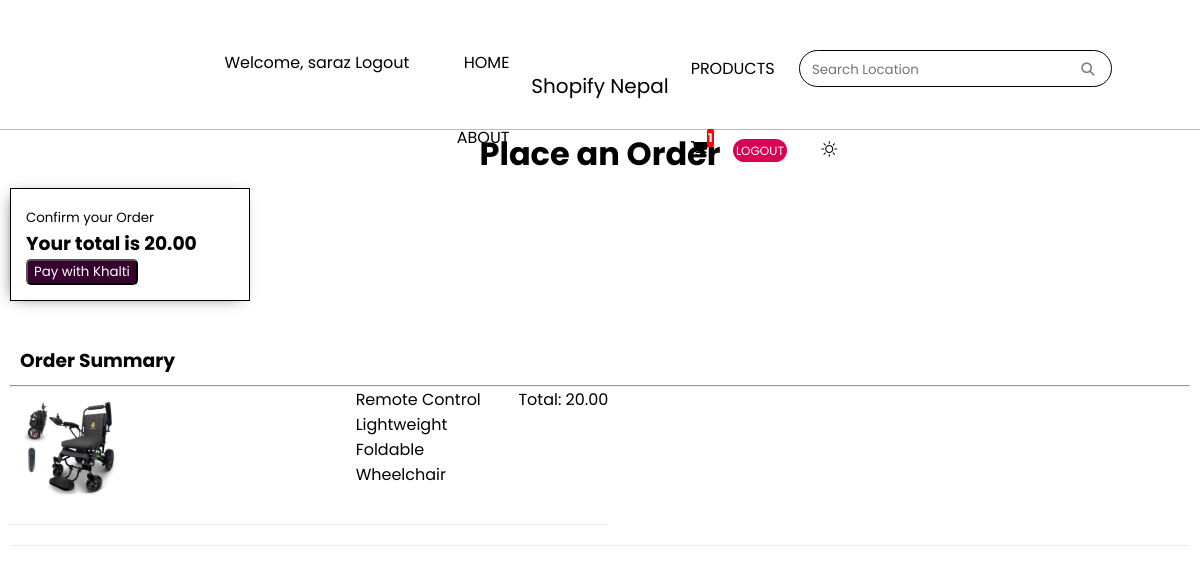
Page /viewPage/ (signed in) on the earlier database version.
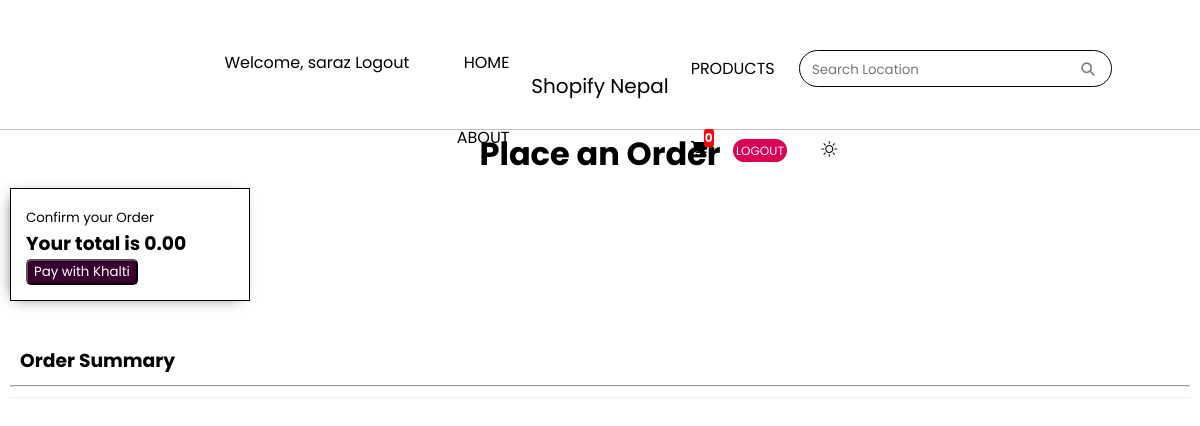
Same page on the later database version.
### stroll1/models.py (models this page shows, shortened)
class Order(models.Model):
    date_ordered = models.DateTimeField(auto_now_add=True, null=True)
    customer = models.ForeignKey(Customer, on_delete= models.SET_NULL, blank=True, null=True)
    complete = models.BooleanField(default=False, null=True, blank=True )
    transaction_id = models.CharField(max_length = 200, null=True)
    payment_method = models.CharField(max_length=20, choices = METHOD, default="Cash on delivery")
    payment_completed = models.BooleanField(default=False, null=True, blank=True)
    @property
    def get_cart_total(self):
        orderitems = self.orderitem_set.all()
        total = sum(orderitem.get_total for orderitem in orderitems)
        return total
    @property
    def get_cart_items_number(self):
        orderitems = self.orderitem_set.all()
        total = sum(orderitem.quantity for orderitem in orderitems)
        return total

class OrderItem(models.Model):
        product = models.ForeignKey(product, on_delete=models.CASCADE, null=True, blank=True)
        order = models.ForeignKey(Order, on_delete=models.CASCADE, null=True, blank=True)
        quantity = models.IntegerField(default=0, null=True, blank=True)
        date_added = models.DateTimeField(auto_now_add=True)
        @property
        def get_total(self):
            total = self.quantity * self.product.price
            return total

class product(models.Model):
        name = models.CharField(max_length = 200, null=True, blank=True)
        price = models.FloatField(max_length = 200, null=True, blank=True)
        image = models.ImageField(null=True, blank=True)
        category = models.ForeignKey(Category, models.CASCADE, null=True, blank=True)
        featured = models.BooleanField(default=False, null=True, blank=True )
        @property
        def imageURL(self):
            try:
                url= self.image.url
            except:
                url = ''
            return url

### stroll1/views.py (the view)
# urls.py: path("viewPage/", views.viewPage, name="viewPage"),
def viewPage(request):
    if request.user.is_authenticated:
        customer = request.user.customer
        order, created = Order.objects.get_or_create(customer= customer, complete=False)
        items = order.orderitem_set.all()
        cartItems = order.get_cart_items_number
    else:
        items=[]
        order = {'get_cart_total': 0, 'get_cart_items_number': 0}
        cartItems = order['get_cart_items_number']
    form = OrderForm()
    context = {'items': items, 'order': order, 'cartItems': cartItems, "form":form}
    return render(request, "view.html", context)

### stroll1/forms.py
class OrderForm(forms.ModelForm):
    class Meta:
        model = Order
        fields = ['payment_method', 'payment_completed']

### Templates/view.html (shortened to what this page needs)
{% extends 'base.html' %}
{% load static %}
	{% block content %}
	<h1 style="text-align: center;">Place an Order</h1>
		<div class="cart-info" style=" display:block;" id="payment-info">
			<small>Confirm your Order</small>
			<h3>Your total is {{order.get_cart_total|floatformat:2}}</h3>
			<button id="payment-button" class="btn btn-success btn-block" type="submit" value="Continue with Payment"
				style="background-color: #37002f; color: white; border-radius: 5px;" onclick="submitFormData()">Pay with
				Khalti</button>
		</div>
	</div>
	<div class="row" style="margin: 10px;">
		<div class="col-lg-6">
			<div class="">
				<br>
				<h3 style="padding: 10px;">Order Summary</h3>
				<hr>
				<div class="cart-row">
				{% for item in items %}
				<div class="cart-row">
					<div style="flex:2; padding: 10px;"><img class="row-image" src="{{ item.product.imageURL}}"></div>
					<div style="flex:1">
						<p>{{item.product.name}}</p>
					</div>
					<div>
						<p>Total: {{item.get_total|floatformat:2}}</p>
					</div>
				</div>
				{% endfor%}
			</div>
		</div>
	</div>
</body>
{% endblock content %}

### Templates/nav.html
{% load static %}
<link rel="stylesheet" href="{% static 'css/style.css' %}">
<link rel="stylesheet" href="{% static 'css/stroll-media.css' %}">
<link rel="stylesheet" href="https://cdn.jsdelivr.net/npm/bootstrap-icons@1.10.5/font/bootstrap-icons.css">
<head>
    <header class="header">
        <nav class="leftnav" aria-label="naviation list with home, about and destination">
            <ul id="left-section" style="list-style: none;">
                 {% if request.user.is_authenticated%}
                <span style="margin-left:50px;">Welcome, {{request.user}}</span>
                <span><a href="{% url 'logout'%}">Logout</a></span>
                {% endif %}
                 <li><a href="{% url 'home' %}">HOME</a></li>
                <li><a href="#">ABOUT</a></li>
             </ul>
        </nav>
        <div class="logoimg" style=" display:flex; align-items:center; justify-content:center;">
         <p style="margin-top: 10px; font-size:20px">Shopify Nepal</p>
        </div>
        <nav class="rightnav" aria-label="naviation bar with products, a search bar, cart and user authentication">
            <ul id="right-section" style="list-style: none;">
                <li><a href="{% url 'products' %}">PRODUCTS</a></li>
                <li>
                    <div class="form" aria-label="search a location here by entering a text">
                        <form method="get" action="/search">
                        <input class="dabba" type="search" placeholder="Search Location" name="query" id="query" required>
                        <button aria-label = "search-button" class="search" type="submit"><i class="fa-solid fa-magnifying-glass glass"></i></button>
                        </form>
                    </div>
                </li>
                <li>
                    <div class="from-inline my-2 my-lg-0 cart">
                        <a href="{% url 'cart' %}">
                            <i class="fa-solid fa-cart-shopping"></i>
                        </a>
                        <span class="badge badge-info background-yellow">{{cartItems}}</span>
                    </div>
                </li>
                {% if request.user.is_authenticated%}
                <li><a href="{% url 'logout' %}" class="logout">LOGOUT</a></li>
                {% else %}
                <li><a href="{% url 'login' %}" class="login">LOGIN</a></li>
                <li><a href="{% url 'register' %}" class="signup">SIGN UP</a></li>
                {% endif %}
                <li>
                    <span onclick="change_icon()" id="dark" ><i class="bi bi-brightness-high on" id="light"></i></span>
                </li>
             </ul>
        </nav>
    </header>

Differences in the rows shown:
removed OrderItem: product.imageURL (picture), product.name "Remote Control Lightweight Foldable Wheelchair", get_total "20.00"
computed for Order: get_cart_total "20.00" → "0.00"
Other differences:
{{ cartItems }}: "1" → "0"
